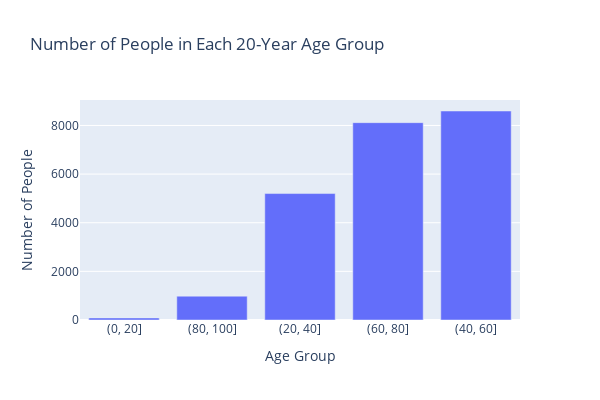

The code cell stored with this chart in its notebook:
### Code cell
ages = df_2022['AGE']

# Create age bins of 20 years
bins = range(0, max(ages) + 20, 20)

# Create age groups using pd.cut() and compute the number of people in each group
age_groups = pd.cut(ages, bins)
age_group_counts = age_groups.value_counts().sort_index()

# Plot the histogram
fig = px.bar(x=age_group_counts.index.astype(str), y=age_group_counts.values, 
             labels={'x': 'Age Group', 'y': 'Number of People'}, 
             title='Number of People in Each 20-Year Age Group')
fig.update_layout(xaxis={'categoryorder':'total ascending'}, height=400, width=600)  # Adjust height and width as needed
fig.show()

### Figure 1 — Plotly figure (JSON) as saved in the notebook; plotly's stock layout.template omitted (floating-point values rounded to 4 significant figures)
{"data": [{"alignmentgroup": "True", "hovertemplate": "Age Group=%{x}<br>Number of People=%{y}<extra></extra>", "legendgroup": "", "marker": {"color": "#636efa", "pattern": {"shape": ""}}, "name": "", "offsetgroup": "", "orientation": "v", "showlegend": false, "textposition": "auto", "type": "bar", "x": ["(0, 20]", "(20, 40]", "(40, 60]", "(60, 80]", "(80, 100]"], "xaxis": "x", "y": [85, 5200, 8595, 8115, 980], "yaxis": "y"}], "layout": {"barmode": "relative", "height": 400, "legend": {"tracegroupgap": 0}, "title": {"text": "Number of People in Each 20-Year Age Group"}, "width": 600, "xaxis": {"anchor": "y", "categoryorder": "total ascending", "domain": [0, 1], "title": {"text": "Age Group"}}, "yaxis": {"anchor": "x", "domain": [0, 1], "title": {"text": "Number of People"}}}}
